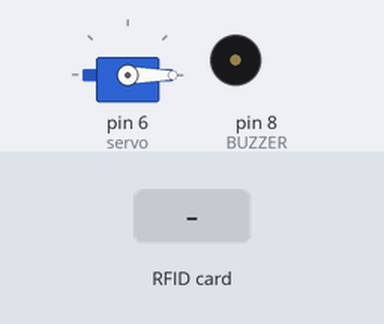
Recording of a sketch running on a simulated Arduino Uno, built with avr-gcc and run on an emulated ATmega328P. Shown: servo, buzzer (waves = sounding). Inputs (shaded band) come from the test bench.

Above: at 1.2 s.
1.3 s: RFID card 5E 7A 19 C4 held to the reader
At 1.4 s:
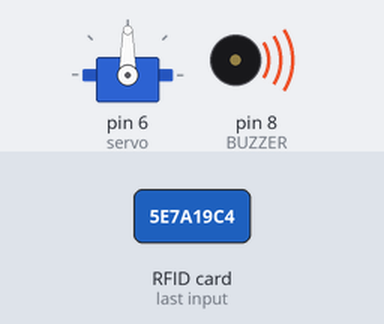
At 2.2 s:
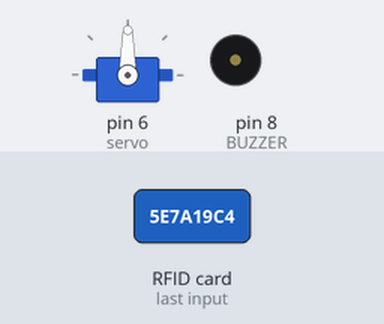
Timing chart, 0 to 5.8 s (numbered marks = the images above; inputs shaded):
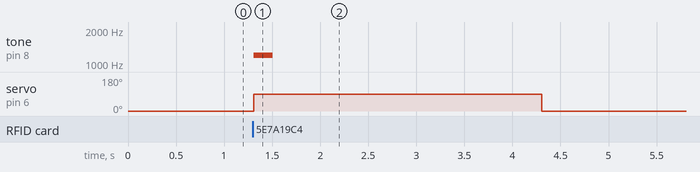

The sketch:

12_RFID_Servo_Buzzer.ino
```cpp
#include <SPI.h>
#include <MFRC522.h>
#include <Servo.h>

const int SS_PIN = 10;
const int RST_PIN = 9;
const int BUZZER = 8;
MFRC522 rfid(SS_PIN, RST_PIN);
Servo servo;

void setup() {
  SPI.begin();
  rfid.PCD_Init();
  servo.attach(6);
  pinMode(BUZZER, OUTPUT);
  servo.write(0);
}

void loop() {
  if (!rfid.PICC_IsNewCardPresent() || !rfid.PICC_ReadCardSerial()) {
    return;
  }
  servo.write(90);
  tone(BUZZER, 1200, 200);
  delay(3000);
  servo.write(0);
  rfid.PICC_HaltA();
  rfid.PCD_StopCrypto1();
}
```

Measured:
- after the input at 1.3 s, tone on pin 8 (BUZZER): silent → 1200 Hz at once, → silent 0.20 s later; servo on pin 6 (servo): 0° → 90° at once, → 0° 3.0 s later
